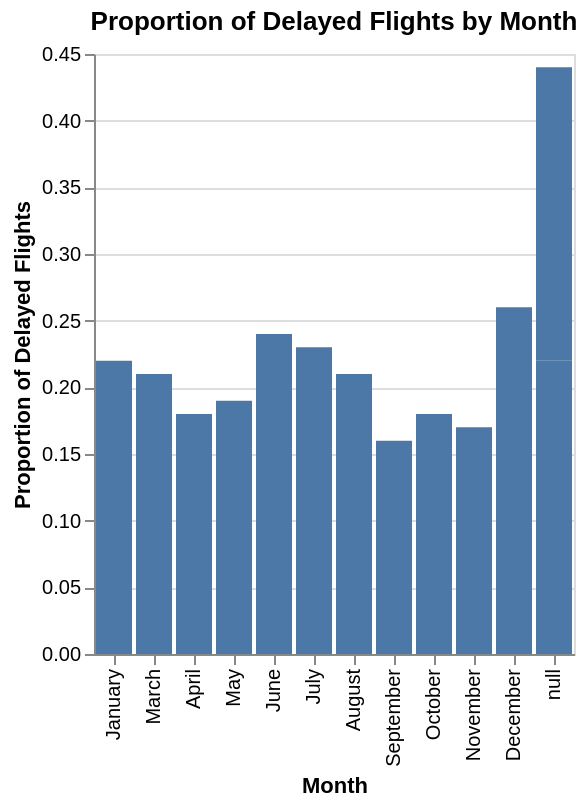

Notebook cell for this chart:
### Markdown cell above
## Question 2 — Best month to fly to avoid delays?

*Task (paraphrased): choose a metric, drop rows missing the month, and chart proportion
delayed by month with the x-axis in calendar order.*

By proportion of flights delayed, September and November look like the safest months. I used
proportion delayed rather than average length because *how often* you get delayed matters more
to a traveler than how long any single delay runs — even a short delay can wreck a connection.

### Code cell
# Drop rows missing the month, aggregate by month, then order the x-axis by calendar month.
df = df.dropna(subset=['month'])

total_flights = df.groupby('month')['num_of_flights_total'].sum()
total_delays = df.groupby('month')['num_of_delays_total'].sum()

proportion_delayed = (total_delays / total_flights).round(2)

results = pd.DataFrame({
    'Month': proportion_delayed.index,
    'Proportion of Delayed Flights': proportion_delayed.values
})

month_order = ['January', 'February', 'March', 'April', 'May', 'June', 'July', 'August',
               'September', 'October', 'November', 'December']
results['Month'] = pd.Categorical(results['Month'], categories=month_order, ordered=True)
results = results.sort_values('Month')

chart = alt.Chart(results).mark_bar().encode(
    x=alt.X('Month:O', sort=month_order),
    y='Proportion of Delayed Flights:Q',
    tooltip=['Month', 'Proportion of Delayed Flights']
).properties(
    title='Proportion of Delayed Flights by Month'
)

chart

### Figure 1 — Vega-Lite specification as saved in the notebook (floating-point values rounded to 4 significant figures)
{"config": {"view": {"continuousWidth": 400, "continuousHeight": 300}}, "data": {"name": "data-c89cc109e80a7f6df508382464b99ed0"}, "mark": "bar", "encoding": {"tooltip": [{"field": "Month", "type": "nominal"}, {"field": "Proportion of Delayed Flights", "type": "quantitative"}], "x": {"field": "Month", "sort": ["January", "February", "March", "April", "May", "June", "July", "August", "September", "October", "November", "December"], "type": "ordinal"}, "y": {"field": "Proportion of Delayed Flights", "type": "quantitative"}}, "title": "Proportion of Delayed Flights by Month", "$schema": "https://vega.github.io/schema/vega-lite/v4.17.0.json", "datasets": {"data-c89cc109e80a7f6df508382464b99ed0": [{"Month": "January", "Proportion of Delayed Flights": 0.22}, {"Month": "March", "Proportion of Delayed Flights": 0.21}, {"Month": "April", "Proportion of Delayed Flights": 0.18}, {"Month": "May", "Proportion of Delayed Flights": 0.19}, {"Month": "June", "Proportion of Delayed Flights": 0.24}, {"Month": "July", "Proportion of Delayed Flights": 0.23}, {"Month": "August", "Proportion of Delayed Flights": 0.21}, {"Month": "September", "Proportion of Delayed Flights": 0.16}, {"Month": "October", "Proportion of Delayed Flights": 0.18}, {"Month": "November", "Proportion of Delayed Flights": 0.17}, {"Month": "December", "Proportion of Delayed Flights": 0.26}, {"Month": null, "Proportion of Delayed Flights": 0.22}, {"Month": null, "Proportion of Delayed Flights": 0.22}]}}
